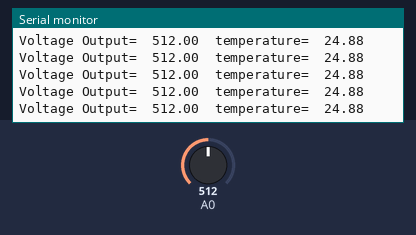
This sketch was run on a simulated Arduino Uno, built with avr-gcc and run on an emulated ATmega328P. Parts: the last lines printed to the serial monitor. The inputs (shaded band) are chosen by the test bench; at power-on: A0 = 512.

Above: at 1.2 s.
1.3 s: A0 set to 381
At 1.42 s:
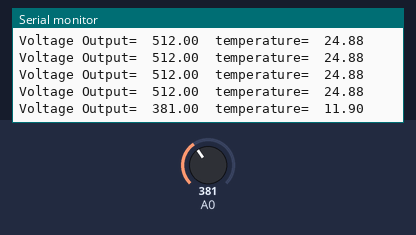
2.8 s: A0 set to 347
At 2.83 s:
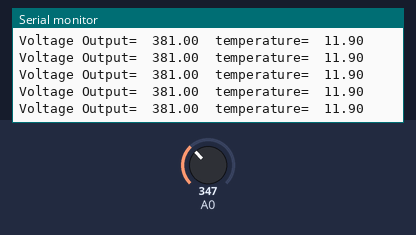
11.8 s: A0 set to 107
At 11.8 s:
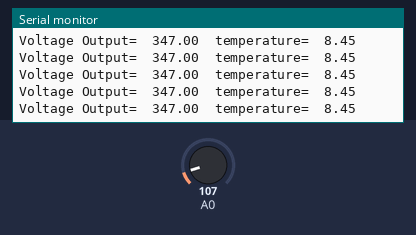
13.3 s: A0 set to 93
At 13.32 s:
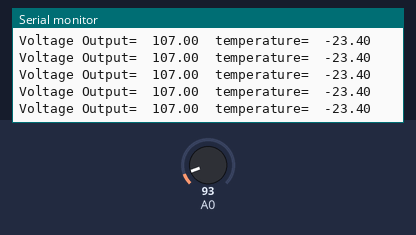
Timing chart, 0 to 16.3 s (numbered marks = the images above; inputs shaded):
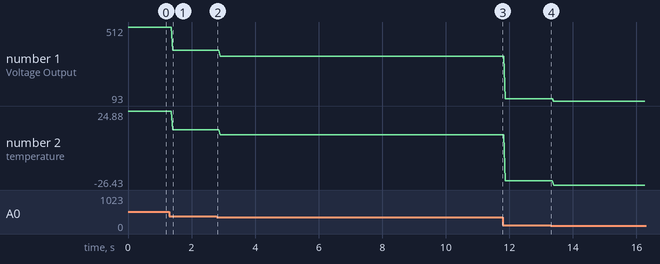

The sketch:

thermistor.ino
```cpp
float vout_val;
int r1=10000;
int vin=1023;
float temp,r2_val,temp1;
float A=1.00924522e-03;
float B=2.378405444e-04;
float C=2.019202697e-07;
void setup() {
  // put your setup code here, to run once:
pinMode(A0,INPUT);
Serial.begin(9600);

}

void loop() {
  // put your main code here, to run repeatedly:
vout_val=analogRead(A0);
Serial.print("Voltage Output=  ");
Serial.print(vout_val);
r2_val = r1*((vin/vout_val)-1);
temp=(1/(A+B*log(r2_val)+C*(log(r2_val)*log(r2_val)*log(r2_val))));
temp1 = temp-273.0;
Serial.print("\t");
Serial.print("temperature=  ");
Serial.println(temp1);


}
```

Measured:
- after the input at 1.3 s, the serial monitor: prints a new line after 0.10 s (image 1)
- plotted number 1: 512 → 381 after the input at 1.3 s, 381 → 347 after the input at 2.8 s, 347 → 107 after the input at 11.8 s, 107 → 93 after the input at 13.3 s
- plotted number 2: 24.88 → 11.9 after the input at 1.3 s, 11.9 → 8.45 after the input at 2.8 s, 8.45 → -23.4 after the input at 11.8 s, -23.4 → -26.43 after the input at 13.3 s
